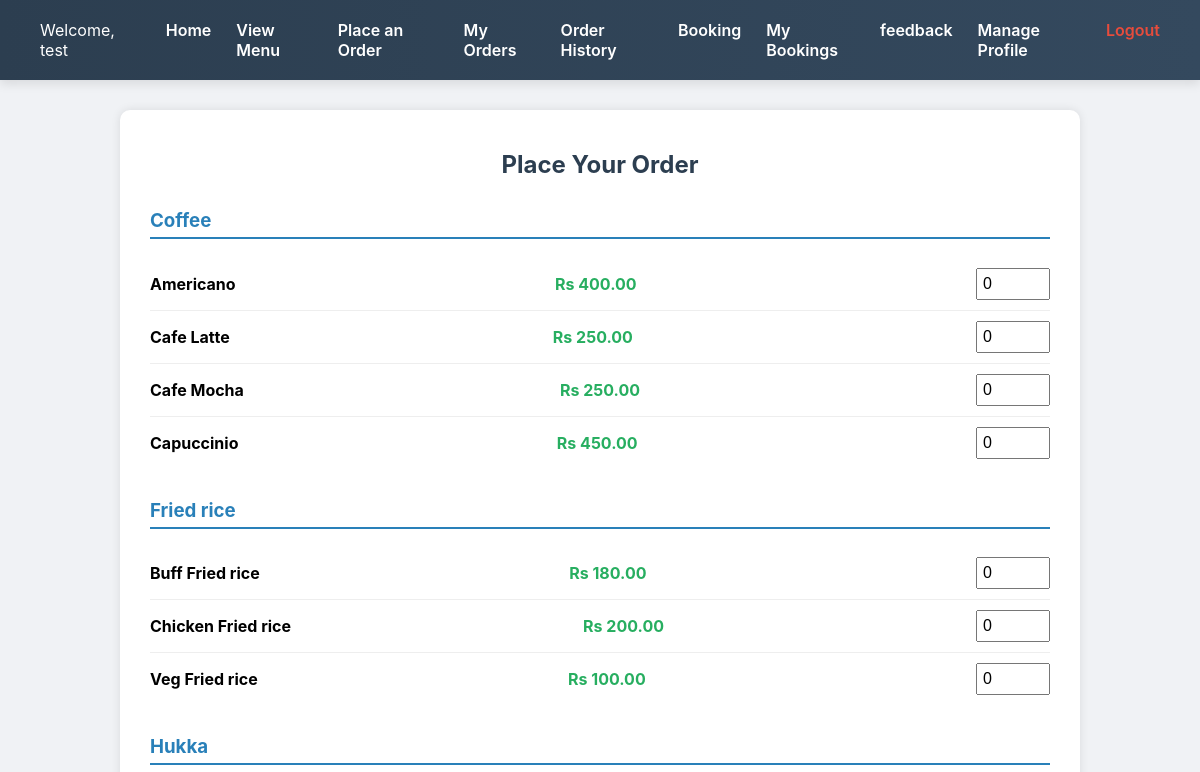
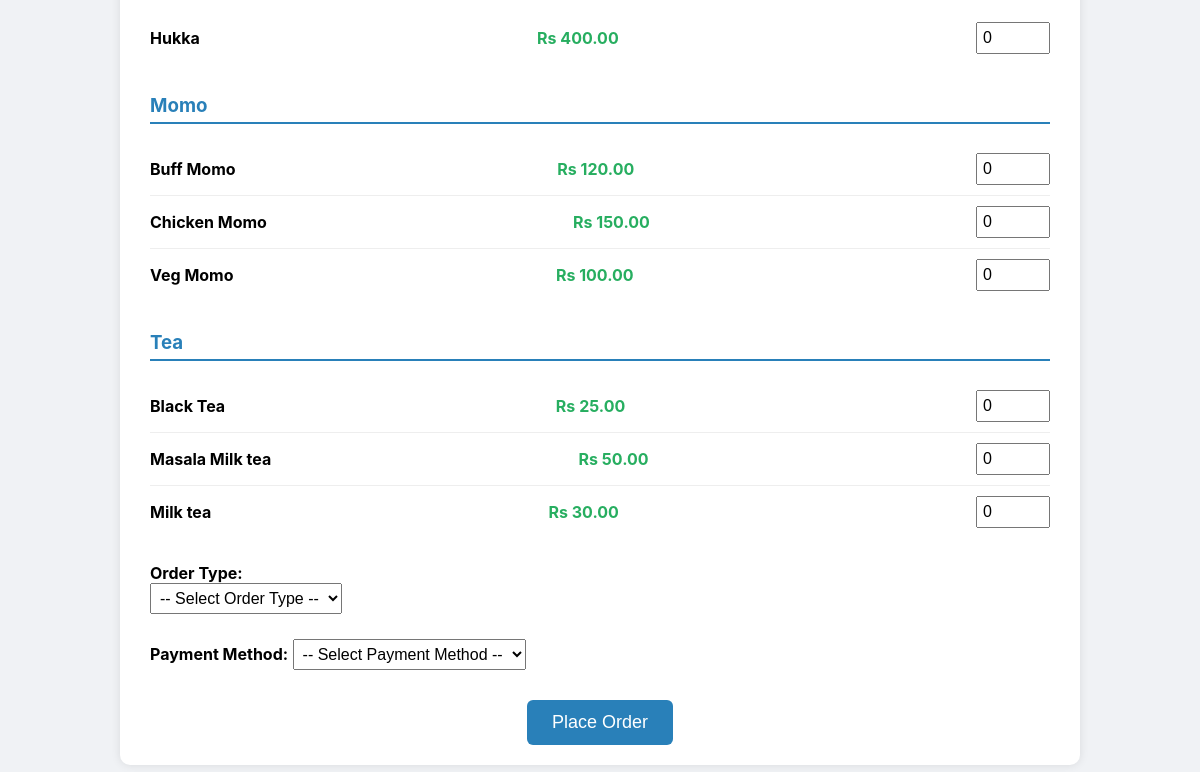
/order_menu.php (signed in), run on an earlier commit of the app's database (2 pictures, top to bottom).
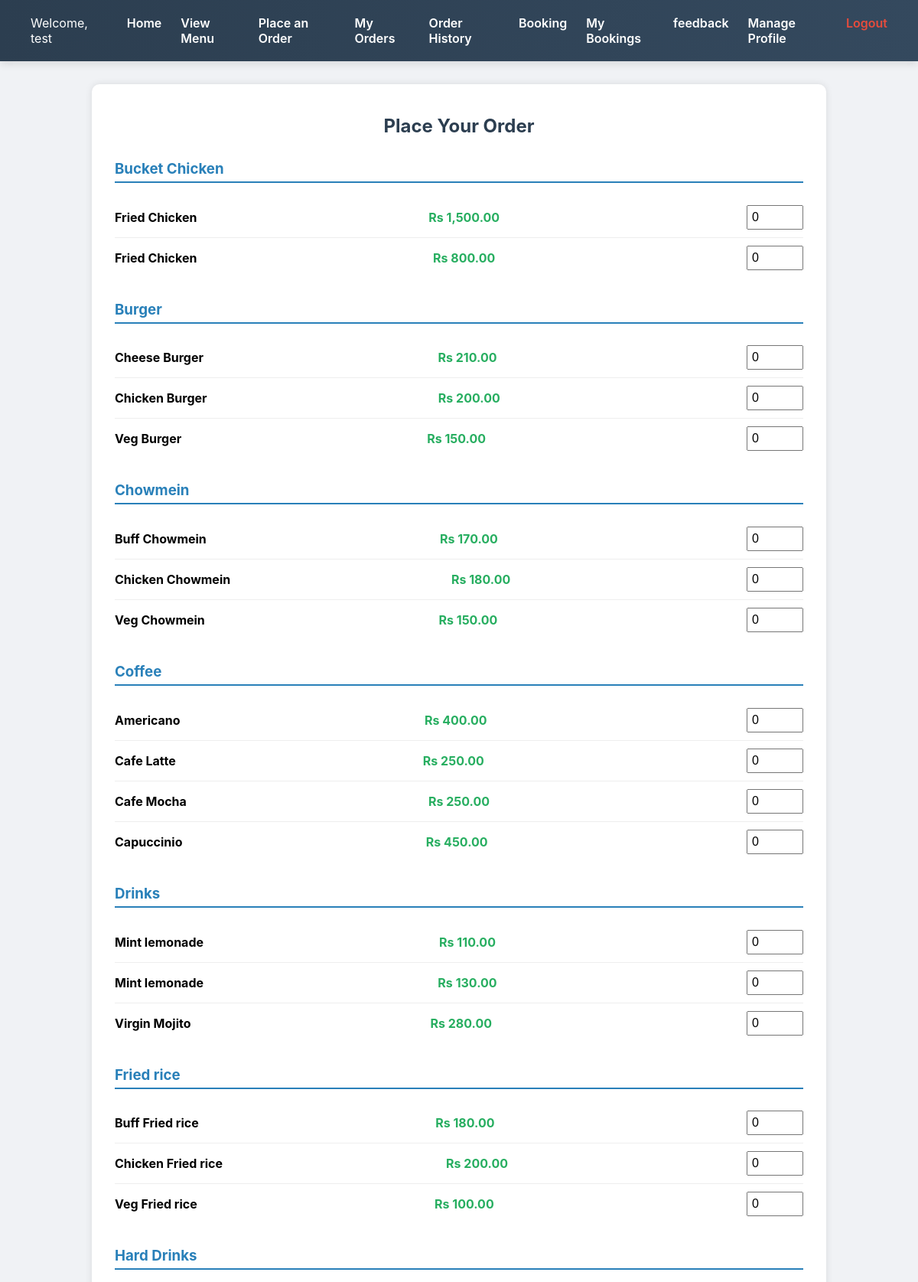
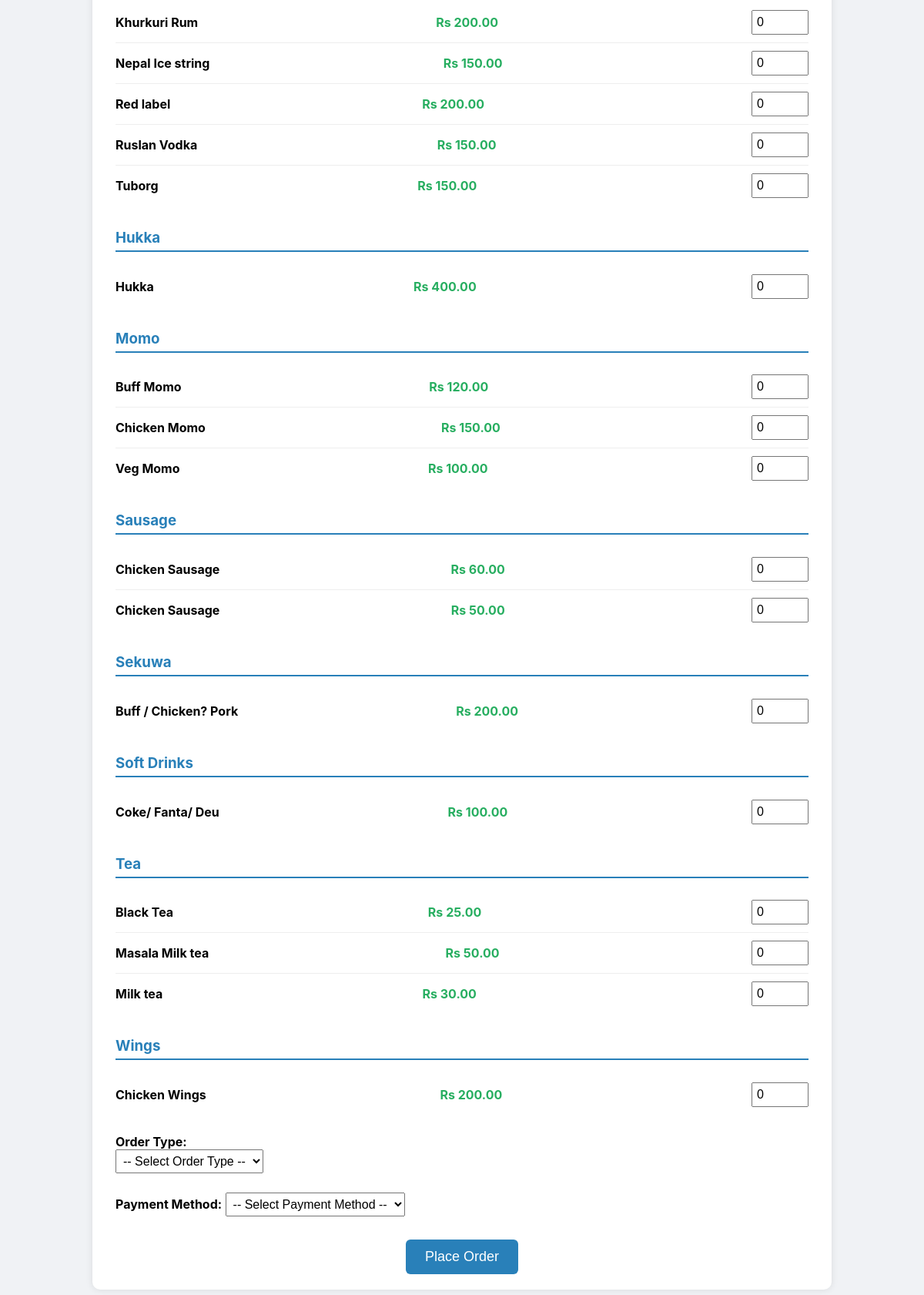
And on a later commit of the database (2 pictures, top to bottom).
### tables this page shows
CREATE TABLE `menu` (
  `id` int(11) NOT NULL,
  `item_name` varchar(255) NOT NULL,
  `description` text DEFAULT NULL,
  `price` decimal(10,2) NOT NULL,
  `category` varchar(100) NOT NULL
);

### order_menu.php (the view, shortened to what this page needs)
<?php
include 'db_connect.php';
try {
    $stmt = $conn->prepare("SELECT id, item_name, price, category FROM menu ORDER BY category, item_name");
    $stmt->execute();
    $menuItems = $stmt->fetchAll(PDO::FETCH_ASSOC);
} catch (PDOException $e) {
    die("Database error: " . $e->getMessage());
}
$inputQuantities = $_POST['quantity'] ?? [];
?>
<!DOCTYPE html>
<html lang="en">
<head>
</head>
<body>
<div class="navbar">
    <div>Welcome, <?= htmlspecialchars($_SESSION['username']) ?></div>
    <div>
        <ul>
            <li><a href="user_dashboard.php">Home</a></li>
            <li><a href="menu.php">View Menu</a></li>
            <li><a href="order_menu.php">Place an Order</a></li>
            <li><a href="my_orders.php">My Orders</a></li>
            <li><a href="order_history.php">Order History</a></li>
            <li><a href="book_table.php">Booking</a></li>
            <li><a href="my_bookings.php">My Bookings</a></li>
                 <li><a href="feedback.php">feedback</a></li>
            <li><a href="profile.php">Manage Profile</a></li>
            <li><a class="logout" href="logout.php">Logout</a></li>
        </ul>
    </div>
</div>
<div class="container">
    <h2>Place Your Order</h2>
    <form method="POST" action="order_menu.php">
        <?php
        $currentCategory = '';
        foreach ($menuItems as $item) {
            if ($item['category'] !== $currentCategory) {
                if ($currentCategory !== '') {
                    echo "</div>";
                }
                $currentCategory = htmlspecialchars($item['category']);
                echo "<div class='menu-category'>";
                echo "<h3>$currentCategory</h3>";
            }
            ?>
            <div class="menu-item">
                <div class="item-name"><?= htmlspecialchars($item['item_name']) ?></div>
                <div class="item-price">Rs <?= number_format($item['price'], 2) ?></div>
                <input type="number" name="quantity[<?= $item['id'] ?>]" value="<?= isset($inputQuantities[$item['id']]) ? (int)$inputQuantities[$item['id']] : 0 ?>" min="0" />
            </div>
            <?php
        }
        if ($currentCategory !== '') {
            echo "</div>";
        }
        ?>
        <div class="order-type">
            <label for="order_type"><strong>Order Type:</strong></label><br />
            <select name="order_type" id="order_type" required onchange="toggleDeliveryAddress()">
                <option value="">-- Select Order Type --</option>
            </select>
        </div>
        <div class="payment-method">
            <label for="payment_method"><strong>Payment Method:</strong></label>
            <select name="payment_method" id="payment_method" required>
                <option value="">-- Select Payment Method --</option>
            </select>
        </div>
        <button type="submit" class="btn-submit">Place Order</button>
    </form>
</div>
</body>
</html>

What changed in the data, as far as the page shows it:
added menu: category "Bucket Chicken", item_name "Fried Chicken", price "1,500.00", id "0"
added menu: item_name "Fried Chicken", price "800.00", id "0"
added menu: category "Burger", item_name "Cheese Burger", price "210.00", id "0"
added menu: item_name "Chicken Burger", price "200.00", id "0"
added menu: item_name "Veg Burger", price "150.00", id "0"
added menu: category "Chowmein", item_name "Buff Chowmein", price "170.00", id "0"
added menu: item_name "Chicken Chowmein", price "180.00", id "0"
added menu: item_name "Veg Chowmein", price "150.00", id "0"
added menu: category "Drinks", item_name "Mint lemonade", price "110.00", id "0"
added menu: item_name "Mint lemonade", price "130.00", id "0"
added menu: item_name "Virgin Mojito", price "280.00", id "0"
added menu: category "Hard Drinks", item_name "Khurkuri Rum", price "200.00", id "0"
added menu: item_name "Nepal Ice string", price "150.00", id "0"
added menu: item_name "Red label", price "200.00", id "0"
added menu: item_name "Ruslan Vodka", price "150.00", id "0"
added menu: item_name "Tuborg", price "150.00", id "0"
added menu: category "Sausage", item_name "Chicken Sausage", price "60.00", id "0"
added menu: item_name "Chicken Sausage", price "50.00", id "0"
added menu: category "Sekuwa", item_name "Buff / Chicken? Pork", price "200.00", id "0"
added menu: category "Soft Drinks", item_name "Coke/ Fanta/ Deu", price "100.00", id "0"
added menu: category "Wings", item_name "Chicken Wings", price "200.00", id "0"
